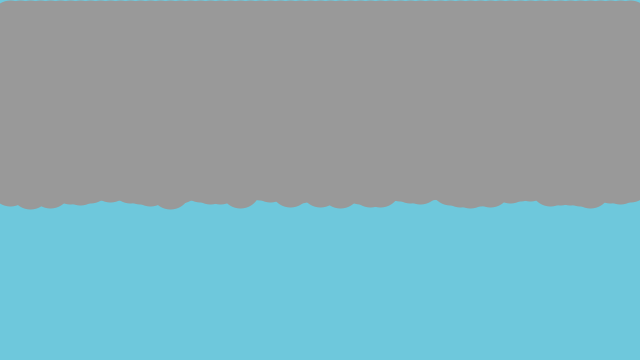
Frame 1 (no input)
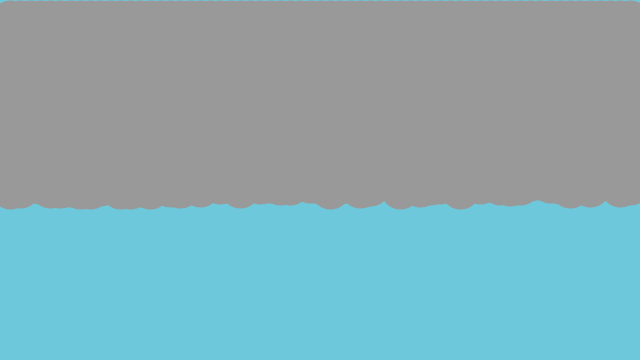
Frame 60 (the mouse pressed at the canvas centre just before this capture)
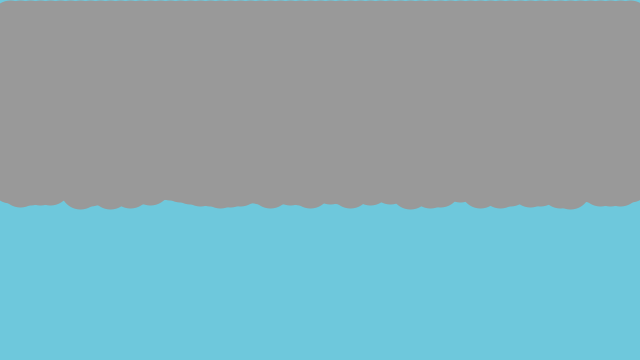
Frame 120 (the mouse held since frame 60 and released just before this capture)

The Processing sketch that drew these frames (run headless with seeded random() and noise(); from frame 60 on, the mouse is pressed at the canvas centre):

// Processing sketch: processing_173387
// ── processing_173387.pde

void setup(){

 size(640, 360);
 background(0);
 frameRate(20);

}

void draw(){
  
  background(110, 200, 220);
 for(int i = 10; i < width; i += 10) {
    stroke(153);
    strokeWeight(40);
    line(i, 20, i, 180+random(10)); 
  }
}
